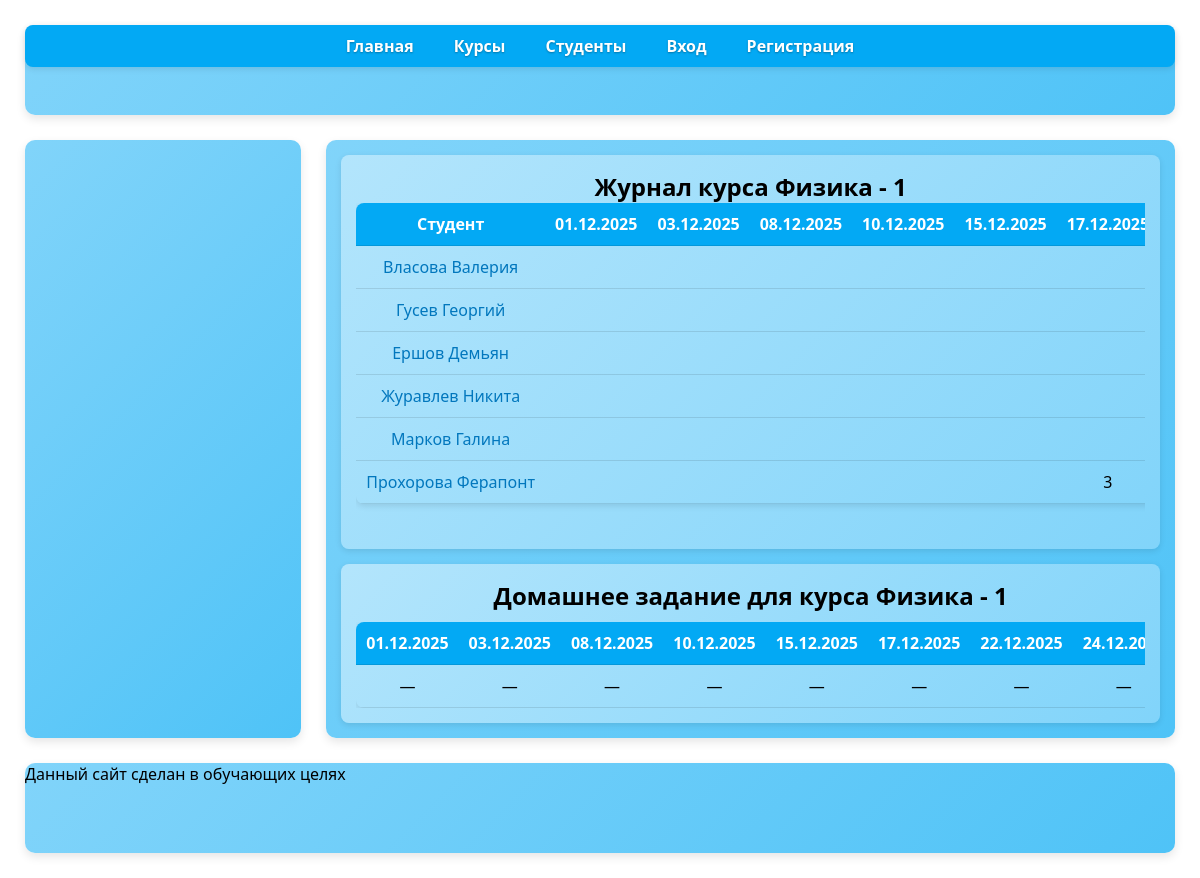
/courses/30/journal/, run on the app's committed database.
### main/models.py (models this page shows, shortened)
class Course(models.Model):
    academic_sub = [
        ('физ','Физика'),
        ('инф','Информатика'),
        ('хим','Химия'),
        ('мат','Математика'),
    ]
    week_days = [
        ('mon', 'Понедельник'),
        ('tue', 'Вторник'),
        ('wed', 'Среда'),
        ('thu', 'Четверг'),
        ('fri', 'Пятница'),
        ('sat', 'Суббота'),
    ]
    name = models.CharField(choices=academic_sub,
                            max_length=20,
                            verbose_name="Курс")
    course_num = models.SmallIntegerField(
                    default=1,
                    verbose_name="Номер курса",
                    validators=[MinValueValidator(1), MaxValueValidator(100)])
    start_date = models.DateField(verbose_name = 'Начало курса', null=True)
    end_date = models.DateField(verbose_name = 'Окончание курса', null=True)
    days_of_week = models.JSONField(default=list,
                                    blank=True,
                                    verbose_name="Дни недели")
    description = models.TextField(blank=True, verbose_name="Описание")
    class Meta:
        unique_together = [['name', 'course_num']]
        verbose_name = "Курс"
        verbose_name_plural = "Курсы"
        ordering = ['name', 'course_num']

class Student(models.Model):
    name = models.CharField(max_length=30,
                            verbose_name="Имя",
                            null=False,
                            blank=False,
                            )
    surname = models.CharField(max_length=30,
                               verbose_name='Фамилия')
    age = models.SmallIntegerField(null=True,
                                   blank=True,
                                   verbose_name="Возраст",
                                   validators=[MinValueValidator(18),
                                               MaxValueValidator(99)])
    sex = models.CharField(
                        max_length=10,
                        choices=[('m', "Мужчина"),('f', "Женщина")],
                        verbose_name="Пол"
    )
    active = models.BooleanField(verbose_name='Активный',
                                 null=True, blank=True)
    course = models.ManyToManyField(
                to='Course',
                blank=True,
                verbose_name="Посещаемые курсы", related_name="students")
    photo = models.ImageField(upload_to='student_photo/',
                              blank=True,
                              null= True,
                              verbose_name='Фото')
    class Meta:
        verbose_name = "Студент"
        verbose_name_plural = "Студенты"
        indexes = [models.Index(fields=['surname'])]
        unique_together = [['name', 'surname']]
        ordering = ["surname"]

### main/views.py (the view)
# urls.py: path('courses/<int:course_id>/journal/', views.course_journal, name='course_journal'),
def course_journal(request, course_id):
    course = get_object_or_404(Course, id = course_id)
    students = course.students.all()
    grades = Grade.objects.filter(course=course).select_related('person')
    dates =  get_leeson_dates(course)
    if not dates:
        dates = sorted(set(grade.date for grade in grades if grade.date))
    journal = defaultdict(dict)
    homework_on_date = {}
    for grade in grades:
        if grade.date:
            journal[grade.person.id][grade.date] = grade.grade
            if grade.date not in homework_on_date and grade.homework:
                homework_on_date[grade.date] = grade.homework
    context = {
        'course': course,
        'students': students,
        'dates': dates,
        'journal': journal,
        'homework_on_date': homework_on_date
    }
    return render(request, 'main/course_journal.html', context)

### main/templatetags/journal_tags.py (called while the page is built)
@register.filter
def get_item(dictionary, key):
    if dictionary:
        return dictionary.get(key)
    return None

### main/views.py (called while the page is built)
def get_leeson_dates(course):
    if not course.start_date or not course.end_date:
        return[]
    day_code = {
        'mon': 0,
        'tue': 1,
        'wed': 2,
        'thu': 3,
        'fri': 4,
        'sat': 5,
    }
    selected_day = [day_code[day] for day in course.days_of_week if day in day_code]
    if not selected_day:
        return[]
    dates = []
    current = course.start_date
    delta = timedelta(days=1)
    while current <= course.end_date:
        if current.weekday() in selected_day:
            dates.append(current)
        current += delta
    return dates

### main/templates/main/course_journal.html (shortened to what this page needs)
{% extends 'base.html' %}
{% load journal_tags %}
{% block content1_head %}
<h1>Журнал курса {{ course.get_name_display }} - {{ course.course_num }}</h1>
{% endblock %}
{% block content1 %}
<div class="container_tab">
<table class="journal-table grades-table">
    <thead>
        <tr>
            <th>Студент</th>
            {% for date in dates %}
                <th>{{ date|date:"d.m.Y" }}</th>
            {% endfor %}
        </tr>
    </thead>
    <tbody>
        {% for student in students %}
        <tr>
            <td>
                <a href="{% url 'student_detail' student.id %}">
                    {{ student.surname }} {{ student.name }}
                </a>
            </td>
            {% for date in dates %}
            <td>
                {% with student_grades=journal|get_item:student.id %}
                    {% if student_grades %}
                        {% with grade=student_grades|get_item:date %}
                            {{ grade|default:"" }}
                        {% endwith %}
                    {% endif %}
                {% endwith %}
            </td>
            {% endfor %}
        </tr>
        {% endfor %}
    </tbody>
</table>
</div>
{% endblock %}
{% block content2_head %}
    <h2>Домашнее задание для курса {{ course.get_name_display }} - {{ course.course_num }}</h2>
{% endblock %}
{% block content2 %}
<div class="container_tab">
<table class="journal-table homework-table">
    <thead>
        <tr>
            {% for date in dates %}
                <th>{{ date|date:"d.m.Y" }}</th>
            {% endfor %}
        </tr>
    </thead>
    <tbody>
        <tr>
            {% for date in dates %}
                <td>
                    {% with homework=homework_by_date|get_item:date %}
                        {% if homework %}
                            {{ homework|truncatechars:50 }}
                        {% else %}
                            —
                        {% endif %}
                    {% endwith %}
                </td>
            {% endfor %}
        </tr>
    </tbody>
</table>
</div>
{% endblock %}

### templates/base.html (shortened to what this page needs)
{% load static %}
<!DOCTYPE html>
<html lang="en">
<head>
    <link rel="stylesheet" href="{% static 'css/main.css' %}">
</head>
<body>
    <header>
        <nav>
            <ul class="main-menu">
                {% block main_menu %}
                    <li><a href="{% url 'index' %}">Главная</a></li>
                    <li><a href="{% url 'courses' %}">Курсы</a></li>
                    <li><a href="{% url 'students' %}">Студенты</a></li>
                    {% if user.is_authenticated %}
                        {% if user.is_staff %}
                            <li><a href="/admin/">Админка</a></li>
                        {% endif %}
                        <li>
                            <form action="{% url 'logout' %}" method="post" style="display:inline;">
                                {% csrf_token %}
                                <button type="submit" class="logout-button">Выход ({{ user.username }})</button>
                            </form>
                        </li>
                    {% else %}
                        <li><a href="{% url 'login' %}">Вход</a></li>
                        <li><a href="{% url 'register' %}">Регистрация</a></li>
                    {% endif %}
                {% endblock %}
            </ul>
        </nav>
    </header>
    <main>
        <section class="info">
            {% block content1_head %}
            {% endblock %}
            {% block content1 %}
            {% endblock %}
        </section>
        <section class="content">
            {% block content2_head %}
            {% endblock %}
            {% block content2 %}
            {% endblock %}
    </section>
    </main>
    <aside>
    </aside>
    <footer class="info">
        <marquee behavior="scroll" direction="left" loop = "infinite">
            Данный сайт сделан в обучающих целях
        </marquee>
    </footer>
</body>
</html>

### static/css/main.css (style rules this page uses)
* { box-sizing: border-box; margin: 0; padding: 0; }
body { min-height: 100vh; margin: 0 auto; padding: 20px; background-color: #ffffff; width: 100%; max-width: 1200px; display: grid; grid-template-columns: 1fr 3fr; grid-template-rows: 100px 1fr 100px; gap: 15px; font-family: 'Segoe UI', Tahoma, Geneva, Verdana, sans-serif; color: #000000; }
a { text-decoration: none; color: #0277bd; font-weight: 500; transition: color 0.3s ease; }
.main-menu { margin: 0; padding: 0; display: flex; justify-content: center; list-style: none; background-color: #03a9f4; border-radius: 8px; overflow: hidden; box-shadow: 0 2px 6px rgba(0,0,0,0.1); }
.main-menu > li { padding: 10px 20px; transition: background-color 0.3s ease; }
.main-menu > li a { color: #ffffff; font-weight: 600; text-shadow: 0 1px 2px rgba(0,0,0,0.3); }
header, main, aside, footer { border-radius: 10px; margin: 5px; background: linear-gradient(135deg, #81d4fa, #4fc3f7); box-shadow: 0 4px 10px rgba(0,0,0,0.1); transition: all 0.3s ease; }
header, footer { grid-column: 1/3; }
main { grid-column: 2/3; display: grid; gap: 15px; padding: 15px; }
aside { grid-row: 2/3; grid-column: 1/2; padding: 25px; }
section { position: relative; padding: 15px; border-radius: 8px; background: linear-gradient(135deg, #b3e5fc, #81d4fa); display: grid; justify-items: center; align-content: center; box-shadow: 0 2px 6px rgba(0,0,0,0.1); min-width: 0; }
h2 { text-align: center; font-weight: 600; margin-bottom: 10px; }
.container_tab { width: 100%; max-height: 450px; overflow-x: auto; overflow-y: auto; -webkit-overflow-scrolling: touch; margin: 0 auto; }
.container_tab table { min-width: 100%; border-collapse: collapse; white-space: nowrap; }
table { width: 100%; border-collapse: collapse; margin: auto; border-radius: 8px; overflow: hidden; box-shadow: 0 2px 6px rgba(0,0,0,0.1); }
th, td { padding: 10px; text-align: center; border-bottom: 1px solid rgba(0,0,0,0.1); }
th { background-color: #03a9f4; color: #ffffff; }
.journal-table { width: 100%; border-collapse: collapse; }
.grades-table { margin-bottom: 30px; }

### data on the page
Course: name "Физика", course_num "1"
Student: surname "Власова", name "Валерия"
Student: surname "Гусев", name "Георгий"
Student: surname "Ершов", name "Демьян"
Student: surname "Журавлев", name "Никита"
Student: surname "Марков", name "Галина"
Student: surname "Прохорова", name "Ферапонт", dates "3"

### other printed values
{{ date|date:"d.m.Y" }} "01.12.2025" "03.12.2025" "08.12.2025" "10.12.2025" "15.12.2025"
{{ date|date:"d.m.Y" }} "01.12.2025" "03.12.2025" "08.12.2025" "10.12.2025" "15.12.2025" "17.12.2025" "22.12.2025"
